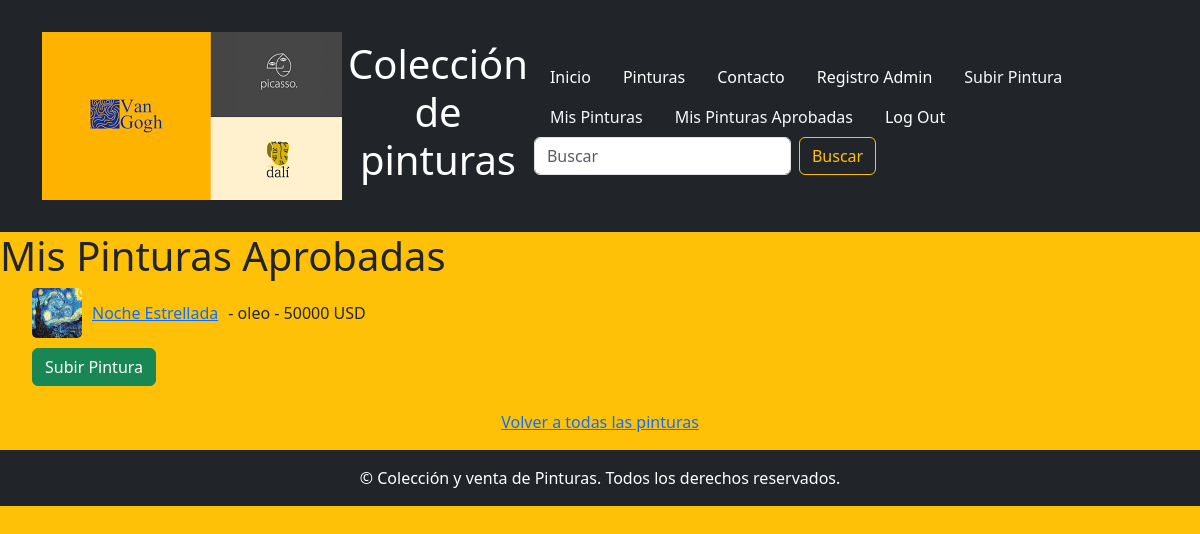
Before: /misPinturasAprobadas (signed in) with the older database file.
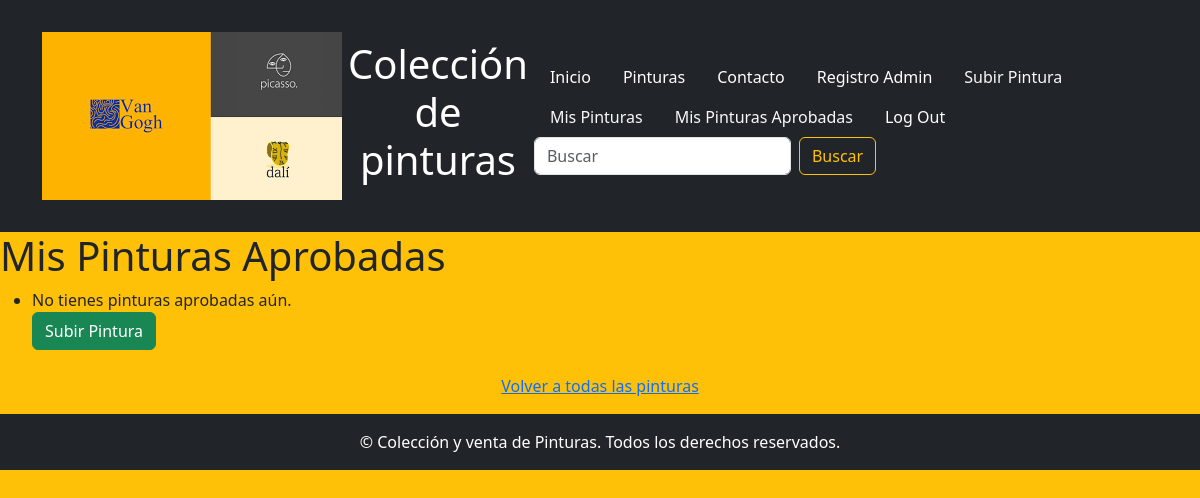
After: the same page with the newer database file.
### usuarios/models.py (models this page shows, shortened)
class Pintura(models.Model):
    nombre= models.CharField(max_length=30)
    descripcion = models.CharField(max_length=500)
    precio = models.IntegerField()
    autor = models.CharField(max_length=30,null=True)
    tecnicaUsada = models.CharField(max_length=20)
    fechaSubida = models.DateField(null=True)
    estado = models.CharField(max_length=10,null=True)
    imagen = models.ImageField(upload_to='img/', null=True, blank=True)

### usuarios/views.py (the view)
# urls.py: path('misPinturasAprobadas', views.pinturas_pintor, name='misPinturasAprobadas'),
def pinturas_pintor(request):
    usuario_id = request.session.get('usuario_id')
    if usuario_id is None:
        return redirect('login')  #verifica si no hay un usuario logueado
    pinturas = Pintura.objects.filter(id=usuario_id, estado="aprobado")
    return render(request, 'misPinturasAprobadas.html', {'pinturas': pinturas})

### usuarios/templates/misPinturasAprobadas.html (shortened to what this page needs)
{% extends "master.html" %}
{% block contenido %}
    <header>
        <h1>Mis Pinturas Aprobadas</h1>
    </header>
    <main>
        <ul>
            {% for pintura in pinturas %}
                <li style="display: flex; align-items: center; gap: 10px; margin-bottom: 10px;">
                    <img src="{{ pintura.imagen.url }}" alt="{{ pintura.nombre }}" width="50px" height="50px" style="border-radius: 5px;">
                    <a href="{% url 'detallePintura' pintura.id %}">{{ pintura.nombre }}</a>
                    - {{ pintura.tecnicaUsada }} - {{ pintura.precio }} USD
                </li>
            {% empty %}
                <li>No tienes pinturas aprobadas aún.</li>
            {% endfor %}
            <a href="/crear-pintura"><button class="btn btn-success mb-2">Subir Pintura</button></a>
        </ul>
        <p class="text-center">
            <a href="/planillaPinturasDina">Volver a todas las pinturas</a>
        </p>
    </main>
{% endblock %}

Changed rows visible on the page:
removed Pintura: imagen (picture), nombre "Noche Estrellada", tecnicaUsada "oleo", precio "50000"
Other visible differences:
text now shown: "No tienes pinturas aprobadas aún."
